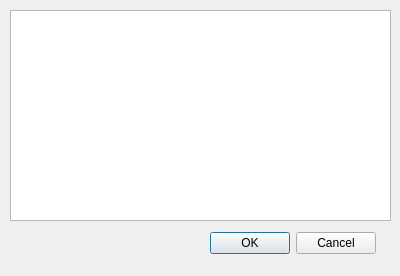
<?xml version="1.0" encoding="UTF-8"?>
<ui version="4.0">
 <class>FusInvForm</class>
 <widget class="QMainWindow" name="FusInvForm">
  <property name="windowModality">
   <enum>Qt::NonModal</enum>
  </property>
  <property name="geometry">
   <rect>
    <x>0</x>
    <y>0</y>
    <width>400</width>
    <height>276</height>
   </rect>
  </property>
  <property name="sizePolicy">
   <sizepolicy hsizetype="Fixed" vsizetype="Fixed">
    <horstretch>0</horstretch>
    <verstretch>0</verstretch>
   </sizepolicy>
  </property>
  <property name="maximumSize">
   <size>
    <width>500</width>
    <height>400</height>
   </size>
  </property>
  <property name="sizeIncrement">
   <size>
    <width>500</width>
    <height>400</height>
   </size>
  </property>
  <property name="baseSize">
   <size>
    <width>500</width>
    <height>400</height>
   </size>
  </property>
  <property name="windowTitle">
   <string>FusInvForm</string>
  </property>
  <widget class="QWidget" name="centralWidget">
   <widget class="QTextEdit" name="textEdit">
    <property name="geometry">
     <rect>
      <x>10</x>
      <y>10</y>
      <width>381</width>
      <height>211</height>
     </rect>
    </property>
    <property name="readOnly">
     <bool>true</bool>
    </property>
    <property name="textInteractionFlags">
     <set>Qt::NoTextInteraction</set>
    </property>
   </widget>
   <widget class="QDialogButtonBox" name="buttonBox">
    <property name="geometry">
     <rect>
      <x>200</x>
      <y>230</y>
      <width>176</width>
      <height>27</height>
     </rect>
    </property>
    <property name="standardButtons">
     <set>QDialogButtonBox::Cancel|QDialogButtonBox::Ok</set>
    </property>
   </widget>
  </widget>
 </widget>
 <layoutdefault spacing="6" margin="11"/>
 <resources/>
 <connections/>
</ui>
